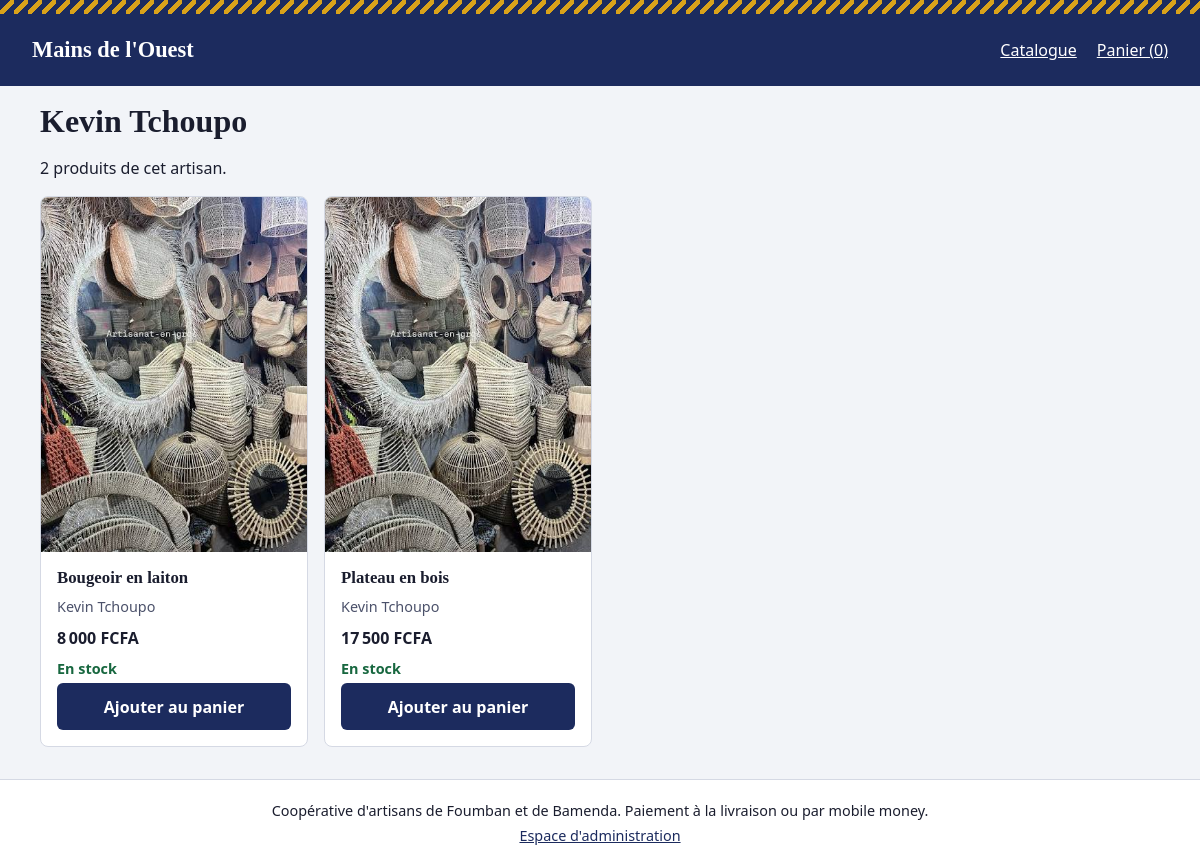
Page /artisan/Kevin Tchoupo on the committed database.
### tables this page shows
CREATE TABLE produits (
    id           INTEGER PRIMARY KEY AUTOINCREMENT,
    nom          TEXT    NOT NULL,
    categorie_id INTEGER NOT NULL REFERENCES categories(id),
    description  TEXT    NOT NULL DEFAULT '',
    prix         INTEGER NOT NULL CHECK (prix > 0),
    stock        INTEGER NOT NULL DEFAULT 0 CHECK (stock >= 0),
    image        TEXT    NOT NULL DEFAULT 'img/defaut.jpg',
    artisan      TEXT    NOT NULL,
    actif        INTEGER NOT NULL DEFAULT 1 CHECK (actif IN (0, 1))
);

### app.py (the view)
@app.route("/artisan/<nom>")
def artisan(nom):
    produits = chercher_produits(artisan=nom)
    if not produits:
        abort(404)
    return render_template("artisan.html", nom=nom, produits=produits)

### app.py (called while the page is built)
def get_db():
    if "db" not in g:
        g.db = sqlite3.connect(CHEMIN_BASE)
        g.db.row_factory = sqlite3.Row
        g.db.execute("PRAGMA foreign_keys = ON")
    return g.db

@app.teardown_appcontext
def fermer_db(_erreur):
    db = g.pop("db", None)
    if db is not None:
        db.close()

@app.before_request
def verifier_csrf():
    if request.method == "POST":
        attendu = session.get("csrf", "")
        recu = request.form.get("csrf", "")
        if not attendu or not secrets.compare_digest(attendu, recu):
            abort(400)

@app.context_processor
def contexte_commun():
    if "csrf" not in session:
        session["csrf"] = secrets.token_hex(16)
    return {"csrf": session["csrf"], "admin_connecte": "admin_id" in session,
            "MODES_PAIEMENT": MODES_PAIEMENT, "SEUIL": SEUIL_ALERTE_STOCK}

@app.after_request
def en_tetes_securite(reponse):
    reponse.headers["X-Content-Type-Options"] = "nosniff"
    reponse.headers["Content-Security-Policy"] = (
        "default-src 'self'; img-src 'self' data:; frame-ancestors 'none'")
    return reponse

@app.template_filter("fcfa")
def filtre_fcfa(montant):
    return f"{int(montant):,}".replace(",", "\u202f") + "\u00a0FCFA"

def chercher_produits(categorie=None, recherche="", tri="nom", ids=None, artisan=None):
    sql = ("SELECT p.*, c.nom AS categorie FROM produits p "
           "JOIN categories c ON c.id = p.categorie_id WHERE p.actif = 1")
    params = []
    if categorie:
        sql += " AND p.categorie_id = ?"
        params.append(categorie)
    if recherche:
        sql += " AND (p.nom LIKE ? OR p.description LIKE ? OR p.artisan LIKE ?)"
        params += [f"%{recherche}%"] * 3
    if artisan:
        sql += " AND p.artisan = ?"
        params.append(artisan)
    if ids:
        sql += " AND p.id IN (%s)" % ",".join("?" * len(ids))  # seuls des « ? » sont insérés
        params += ids
    sql += " ORDER BY " + TRIS.get(tri, TRIS["nom"])
    return get_db().execute(sql, params).fetchall()

### templates/artisan.html (shortened to what this page needs)
{% extends "base.html" %}
{% block contenu %}
<h1>{{ nom }}</h1>
<p>{{ produits|length }} produit{{ 's' if produits|length > 1 }} de cet artisan.</p>
<div class="grille">
  {% for p in produits %}{% include "_carte_produit.html" %}{% endfor %}
</div>
{% endblock %}

### templates/_carte_produit.html
<article class="produit-carte">
  <a href="{{ url_for('produit', produit_id=p.id) }}">
    <img src="{{ url_for('static', filename=p.image) }}" alt="{{ p.nom }}, par {{ p.artisan }}" width="400" height="300" loading="lazy">
  </a>
  <div class="produit-infos">
    <h3><a href="{{ url_for('produit', produit_id=p.id) }}">{{ p.nom }}</a></h3>
    <p class="artisan">{{ p.artisan }}</p>
    <p class="prix">{{ p.prix|fcfa }}</p>
    {% if p.stock > 0 %}
    <p class="stock stock-ok">En stock</p>
    <button type="button" class="bouton" data-ajouter="{{ p.id }}" data-stock="{{ p.stock }}">Ajouter au panier</button>
    {% else %}
    <p class="stock stock-vide">Épuisé</p>
    {% endif %}
  </div>
</article>

### static/css/style.css (style rules this page uses)
:root { --indigo: #1c2b5e; --encre: #1a1d2e; --fond: #f2f4f8; --surface: #ffffff; --raphia: #d9a21b; --trait: #d5d9e4; --ok: #17673f; --alerte: #b3261e; --police-titre: "Palatino Linotype", Palatino, "Book Antiqua", Georgia, serif; --police-texte: system-ui, -apple-system, "Segoe UI", Roboto, sans-serif; }
*, *::before, *::after { box-sizing: border-box; }
body { margin: 0; font-family: var(--police-texte); color: var(--encre); background: var(--fond); line-height: 1.5; }
h1, h2, h3, .logo { font-family: var(--police-titre); line-height: 1.2; }
h1 { font-size: 1.6rem; margin: 1rem 0; }
h3 { font-size: 1.05rem; margin: .25rem 0; }
a { color: var(--indigo); }
img { max-width: 100%; height: auto; display: block; }
.bouton { display: inline-block; background: var(--indigo); color: #fff; border: 0; border-radius: 6px; padding: .7rem 1.1rem; font: inherit; font-weight: 600; cursor: pointer; text-decoration: none; min-height: 44px; }
.grille { display: grid; gap: 1rem; grid-template-columns: 1fr; }
.produit-carte { background: var(--surface); border: 1px solid var(--trait); border-radius: 8px; overflow: hidden; display: flex; flex-direction: column; }
.produit-infos { padding: .75rem 1rem 1rem; display: flex; flex-direction: column; gap: .25rem; flex: 1; }
.produit-infos .bouton { margin-top: auto; }
.produit-infos h3 a { text-decoration: none; color: var(--encre); }
.artisan { margin: 0; color: #4b516a; font-size: .9rem; }
.prix { font-weight: 700; margin: .25rem 0; }
.stock { margin: 0; font-weight: 600; font-size: .9rem; }
.stock-ok { color: var(--ok); }
@media (min-width: 40em) { h1 { font-size: 2rem; } }
@media (min-width: 40em) { .grille { grid-template-columns: repeat(2, 1fr); } }
@media (min-width: 64em) { .grille { grid-template-columns: repeat(4, 1fr); } }

### rows in the picture
produits: image (picture), nom "Bougeoir en laiton", artisan "Kevin Tchoupo", prix|fcfa "8 000 FCFA"
produits: image (picture), nom "Plateau en bois", artisan "Kevin Tchoupo", prix|fcfa "17 500 FCFA"

### other values in the picture
{{ nom }} "Kevin Tchoupo"
{{ produits|length }} "2"
{{ 's' if produits|length > 1 }} "s"
